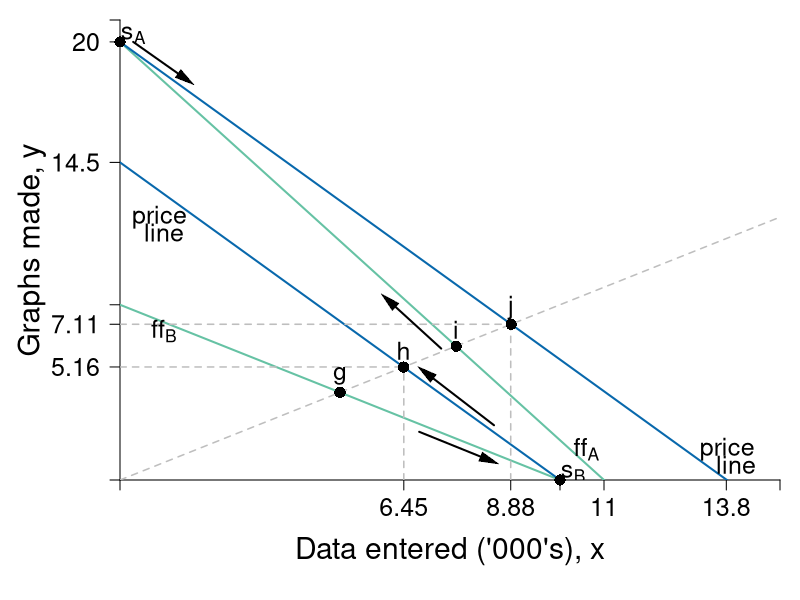

The R script that drew this image:
#Graph Designer: Simon Halliday + Scott Cohn
#Authors: Bowles and Halliday
#Title: Coordination, Conflict and Competition: A Text in Microeconomics

require(shape)
pdf(file = "specprodexch/data_entered.pdf", width = 8, height = 8)

#Set parameters for graphics
pointsize <- 1.8
axislabelsize <- 1.8
labelsize <- 1.5
namesize <- 1.8
annotatesize <- 1.5
graphlinewidth <- 2
segmentlinewidth <- 1.5

COL <- c("#7fc97f", "#beaed4", "#fdc086", "#ffff99", "#386cb0", "#f0027f", "#bf5b17", "#666666")
COLA <- c("#e0f3db", "#99d8c9","#66c2a4","#41ae76", "#238b45", "#005824")
COLB <- c("#4eb3d3", "#2b8cbe", "#0868ac","#084081")


ffA <- function(x, yintA = 20, sA = 20/11) {
        yintA - sA*x
}

ffB <- function(x, yintB = 8, sB = 8/10) {
        yintB - sB*x
}

exchange <- function(x, slope = 1/1.25) {
        slope*x
}

priceA <- function(x, pintA = 20, psA = 1.45) {
        pintA - psA*x
}

priceB <- function(x, pintB = 14.5, psB = 1.45) {
        pintB - psB*x
}

#Edited the margins to cater for the larger LHS labels
par(mar =  c(6, 6, 1, 1))

xlims <- c(0, 15)
ylims <- c(0, 21)

npts <- 501 
x <- seq(xlims[1], xlims[2], length.out = npts)
y <- seq(ylims[1], ylims[2], length.out = npts) 
a <- c(3.25, 5.25, 7.25)

plot(0, 0, xlim = xlims, ylim = ylims, type = "n",
     xlab = expression(paste("")),
     ylab = expression(paste("")), 
     xaxt = "n", 
     yaxt = "n", 
     cex.lab = axislabelsize, 
     bty = "n", 
     xaxs="i", 
     yaxs="i"
)


ticksy <- c(ylims[1], 5.16, 7.11, 8, 14.5, 20, ylims[2])
ylabels <- c(NA, 5.16, 7.11, 8, 14.5, 20, NA)
ticksx <- c(xlims[1], 6.45, 8.88, 10, 11, 13.78, xlims[2])
xlabels <-  c(NA, 6.45, 8.88, 10, 11, 13.8, NA)

axis(1, at = ticksx, pos = 0, labels = xlabels, cex.axis = labelsize)
axis(2, at = ticksy, pos = 0, labels = ylabels, las = 1, cex.axis = labelsize)

npts <- 500 
xx1 <- seq(xlims[1], xlims[2], length.out = npts)

#Draw the graphs
lines(xx1, ffA(xx1), col = COLA[3], lwd = graphlinewidth)
lines(xx1, ffB(xx1), col = COLA[3], lwd = graphlinewidth)
lines(xx1, exchange(xx1), lty = 2, col = "gray", lwd = segmentlinewidth)
lines(xx1, priceA(xx1), col = COLB[3], lwd = graphlinewidth)
lines(xx1, priceB(xx1), col = COLB[3], lwd = graphlinewidth)


#Segments for new points
segments(0, 5.16, 6.45, 5.16, lty = 2, col = "grey",  lwd = segmentlinewidth)
segments(6.45, 0, 6.45, 5.16, lty = 2, col = "grey",  lwd = segmentlinewidth)
segments(0, 7.11, 8.88, 7.11, lty = 2, col = "grey",  lwd = segmentlinewidth)
segments(8.88, 0, 8.88, 7.11, lty = 2, col = "grey",  lwd = segmentlinewidth)


#Label Points
xpts <- c(5, 6.444444444, 7.638888889, 8.888888889)
ypts <- xpts/1.25
yadj1 <- 0.5
yadj2 <- -0.5

points(xpts, ypts, pch = 16, col = "black", cex = 1.5)
ptlabels <- c("g", "h", "i", "j")
text(xpts, ypts + 1.5* yadj1, ptlabels, cex = labelsize)

#Axis labels
mtext(expression(paste("Data entered ('000's), ", x)), side = 1, line = 3.5, cex = axislabelsize)
text(-2, 0.5*ylims[2], expression(paste("Graphs made, ", y)), xpd = TRUE, cex = axislabelsize, srt = 90) 


#Label the curves
text(13.8, 1.4, expression(paste("price")), cex = labelsize)
text(14, 0.7, expression(paste("line")), cex = labelsize)
text(10.6, 1.4, expression(ff[A]), cex = labelsize)

text(0.9, 12, expression(paste("price")), cex = labelsize)
text(1, 11.3, expression(paste("line")), cex = labelsize)
text(1, 6.8, expression(ff[B]), cex = labelsize)


Arrows(xpts[1]+1.8, ypts[1] - 1.8, 10 - 1.6, 0 + 0.9, col = "black", lty = 1, lwd = 2, arr.type = "triangle", arr.lwd = 0.5)
Arrows(8.5, 0 + 2.5, xpts[2] + 0.5, ypts[2] - 0.25, col = "black", lty = 1, lwd = 2, arr.type = "triangle", arr.lwd = 0.5)
text(10 + 0.3, 0.3, expression(s[B]), cex = labelsize)
points(10, 0,pch = 16, col = "black", cex = 1.5, xpd = TRUE)

Arrows(7.3, 6, 6.1, 8.2, col = "black", lty = 1, lwd = 2, arr.type = "triangle", arr.lwd = 0.5)


#Arrows(1.5, 16.8, 0 + 0.3, 20 - 1, col = "black", lty = 1, lwd = 2, arr.type = "triangle", arr.lwd = 0.5)
Arrows(0 + 0.3, 20, 1.5, 16.8 + 1.5, col = "black", lty = 1, lwd = 2, arr.type = "triangle", arr.lwd = 0.5)

text(0 + 0.3, 20 + 0.3, expression(s[A]), cex = labelsize)
points(0, 20,pch = 16, col = "black", cex = 1.5, xpd = TRUE)

dev.off()
